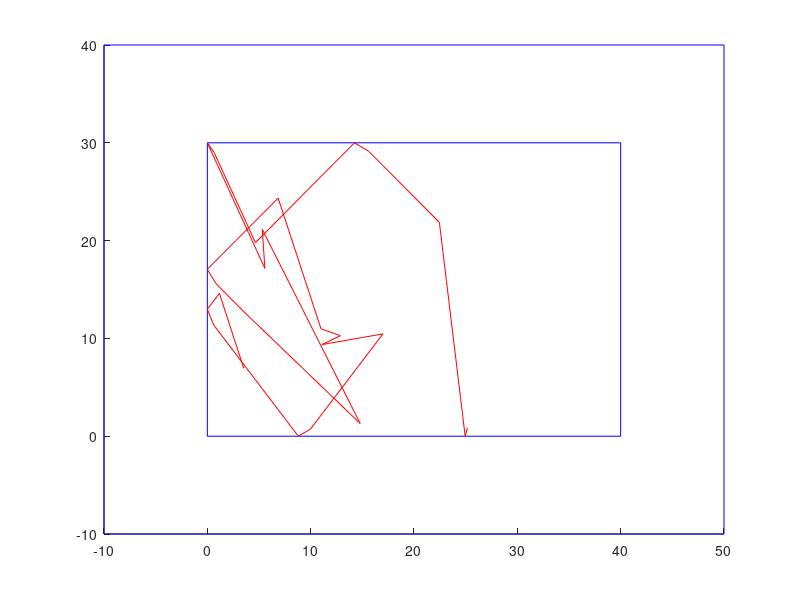

MATLAB code for this plot:
function diffusionTKurs (Dots, Time, xMax, yMax)

% DIFFUSIONTKURS(ANZAHL,DAUER,XMAX,YMAX) draws the path of one
% diffusing particle. For more information see diffusionT.m.
%
% DIFFUSIONTKURS(ANZAHL,DAUER) uses xMax = 40, yMax = 30.
%
% DIFFUSIONTKURS uses anzahl = 20, dauer = 100 in addition.

% This file was generated by students as a partial fulfillment 
% for the requirements of the course "Fractals", Winter term
% 2004/2005, Stuttgart University.	

% Author : Fabian Hansch, Stefanie Schetter
% Date   : Dec 2004
% Version: 1.0


% default setting
if (nargin < 4)
    xMax = 40;
    yMax = 30;
end
if (nargin < 2)
    Dots = 20;
    Time = 100;
end

Position = zeros(2, Dots);
Direction = zeros(1, Dots);
% the variable for the path
Rate = zeros(2, Time);
% initialising the particles (random starting points)
for i = 1:Dots
    Direction(1, i) = rand(1)*2*pi;
    Position(1, i) = rand(1)*xMax;
    Position(2, i) = rand(1)*yMax;
end;

clf;
axis square; axis equal;
for i = 1:Time
    hold off;
    plot([0, 0, xMax, xMax, 0], [0, yMax, yMax, 0, 0], 'b-');
    hold on;
    plot([-10, -10, xMax+10, xMax+10, -10], [-10, yMax+10, yMax+10, -10, -10], 'b-');
    axis tight;
    % remembering the path
    Rate(1, i) = Position(1, 1);
    Rate(2, i) = Position(2, 1);
    for j = 1:Dots
       if (j == 1) 
           % plot the special particle
           plot(Position(1, j), Position(2, j), 'r.');
       else
           % plot all other particles
           plot(Position(1, j), Position(2, j), 'b.');
       end;
       for t = 1:Dots
           % is there another particle that hits the current one?
           if (t ~= j) & (sqrt((Position(1, j)-Position(1, t))^2 + (Position(2, j)-Position(2, t))^2))<=2
               if (Position(1, t) ~= Position(1, j))
                  bLine = atan((Position(2, t)-Position(2, j))/(Position(1, t)-Position(1, j)));
                else
                  bLine = pi/2;
               end;
               alpha1 = Direction(1, j);
               alpha2 = Direction(1, t);
               Direction(1, j) = mod(2*bLine - alpha2, 2*pi);
               Direction(1, t) = mod(2*bLine - alpha1, 2*pi);
           end;
       end;
       % calculating the new positions
       Position(1, j) = Position(1, j) + 2*cos(Direction(1, j));
       Position(2, j) = Position(2, j) + 2*sin(Direction(1, j));
       
       % is there a wall?
       if (Position(1, j) >= xMax)
           Direction(1, j) = pi - Direction(1, j);
           Position(1, j) = xMax;
       end;
       if (Position(1, j) <= 0)
           Direction(1, j) = pi - Direction(1, j);
           Position(1, j) = 0;
       end;
       if (Position(2, j) >= yMax)
           Direction(1, j) = 2*pi - Direction(1, j);
           Position(2, j) = yMax;
       end;
       if (Position(2, j) <= 0)
           Direction(1, j) = 2*pi - Direction(1, j);
           Position(2, j) = 0;
       end;
       Direction(1, j) = mod(Direction(1, j), 2*pi);
    end;
    pause (1/24);
end;
pause;
clf;
x = 1:Time;
hold on;
% plotting the path
plot([0, 0, xMax, xMax, 0], [0, yMax, yMax, 0, 0], 'b-');
hold on;
plot([-10, -10, xMax+10, xMax+10, -10], [-10, yMax+10, yMax+10, -10, -10], 'b-');
hold on;   
plot(Rate(1, x), Rate(2, x), 'r-');
axis tight;
hold off;
